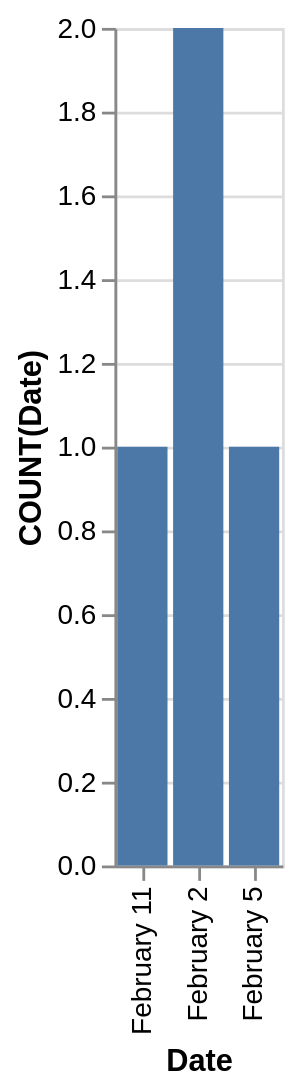

Source (Vega-Lite JSON):
### Vega-Lite specification from a JSON file in a GitHub repository (floating-point values rounded to 4 significant figures)
{"data": {"values": [{"x_data": "February 11", "y_data": 1}, {"x_data": "February 2", "y_data": 2}, {"x_data": "February 5", "y_data": 1}]}, "mark": "bar", "encoding": {"x": {"field": "x_data", "type": "nominal", "title": "Date", "sort": "ascending"}, "y": {"field": "y_data", "type": "quantitative", "title": "COUNT(Date)"}}}
